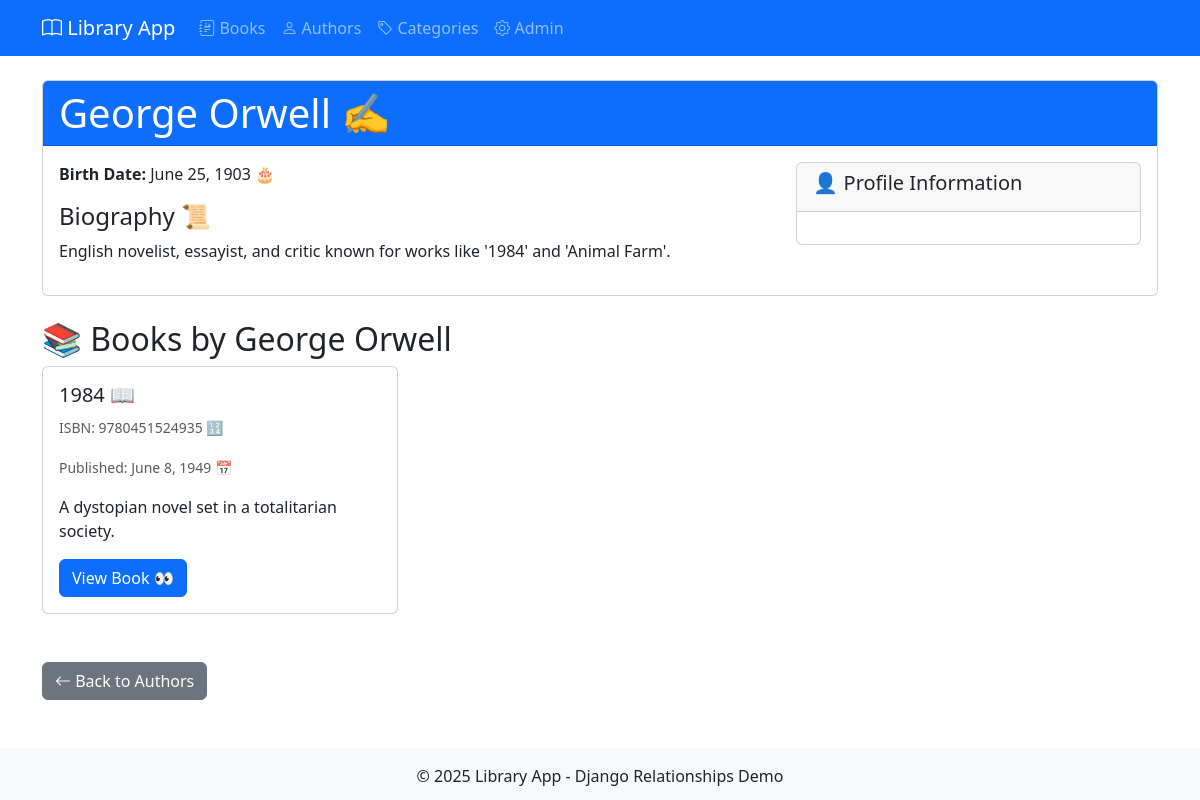
The page /authors/2/ on the database as committed earlier.
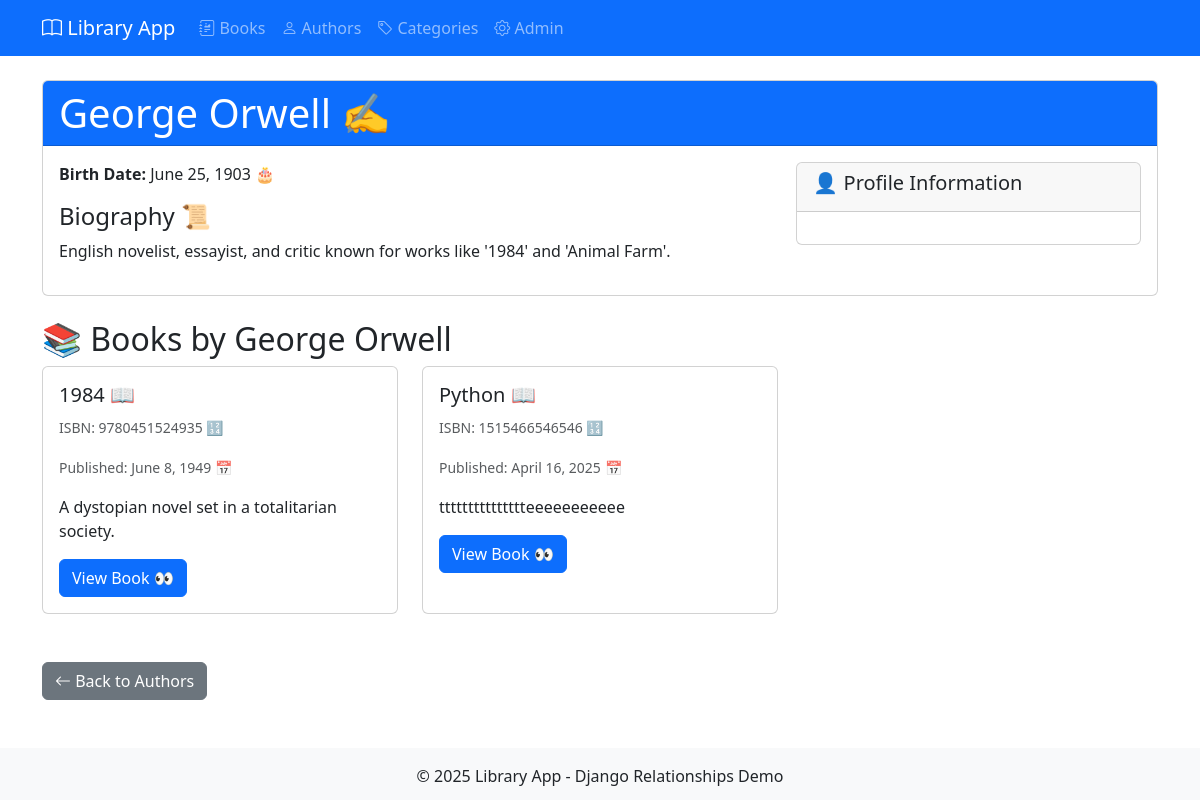
The same page on the database as committed later.
### library/models.py (models this page shows, shortened)
class Book(models.Model):
    title = models.CharField(max_length=200)
    author = models.ForeignKey(
        Author,
        on_delete=models.CASCADE,
        related_name='books'
    )
    isbn = models.CharField('ISBN', max_length=13, unique=True)
    publication_date = models.DateField(null=True, blank=True)
    summary = models.TextField(blank=True)
    categories = models.ManyToManyField(Category, related_name='books')
    publishers = models.ManyToManyField(
        Publisher,
        through='Publication',
        through_fields=('book', 'publisher'),
        related_name='books'
    )

### library/views.py (the view)
# urls.py: path('authors/<int:pk>/', views.author_detail, name='author_detail'),
def author_detail(request, pk):
    author = get_object_or_404(Author, pk=pk)
    books = author.books.select_related('author').prefetch_related('categories')
    return render(request, 'library/author_detail.html', {'author': author, 'books': books})

### library/templates/library/author_detail.html (shortened to what this page needs)
{% extends "library/base.html" %}
{% block content %}
<div class="card mb-4">
    <div class="card-header bg-primary text-white">
        <h1 class="mb-0">{{ author.name }} ✍️</h1>
    </div>
    <div class="card-body">
        <div class="row">
            <div class="col-md-8">
                {% if author.birth_date %}
                    <p><strong>Birth Date:</strong> {{ author.birth_date }} 🎂</p>
                {% endif %}
                {% if author.biography %}
                    <h4>Biography 📜</h4>
                    <p>{{ author.biography }}</p>
                {% endif %}
            </div>
            <div class="col-md-4">
                {% if author.profile %}
                    <div class="card">
                        <div class="card-header">
                            <h5>👤 Profile Information</h5>
                        </div>
                        <div class="card-body">
                        </div>
                    </div>
                {% endif %}
            </div>
        </div>
    </div>
</div>
<h2>📚 Books by {{ author.name }}</h2>
<div class="row">
    {% for book in books %}
        <div class="col-md-4 mb-4">
            <div class="card h-100">
                <div class="card-body">
                    <h5 class="card-title">{{ book.title }} 📖</h5>
                    <p class="card-text">
                        <small class="text-muted">ISBN: {{ book.isbn }} 🔢</small>
                    </p>
                    {% if book.publication_date %}
                        <p class="card-text">
                            <small class="text-muted">Published: {{ book.publication_date }} 📅</small>
                        </p>
                    {% endif %}
                    <p class="card-text">{{ book.summary|truncatechars:100 }}</p>
                    <a href="{% url 'book_detail' book.id %}" class="btn btn-primary">View Book 👀</a>
                </div>
            </div>
        </div>
    {% empty %}
        <div class="col-12">
            <div class="alert alert-info">
                <i class="bi bi-info-circle"></i> This author has no books yet. 📭
            </div>
        </div>
    {% endfor %}
</div>
<a href="{% url 'author_list' %}" class="btn btn-secondary mt-4">
    <i class="bi bi-arrow-left"></i> Back to Authors
</a>
{% endblock %}

Rows that differ between the two databases and show on the page:
added Book: title "Python", isbn "1515466546546", publication_date "April 16, 2025", summary "ttttttttttttttteeeeeeeeeee"
